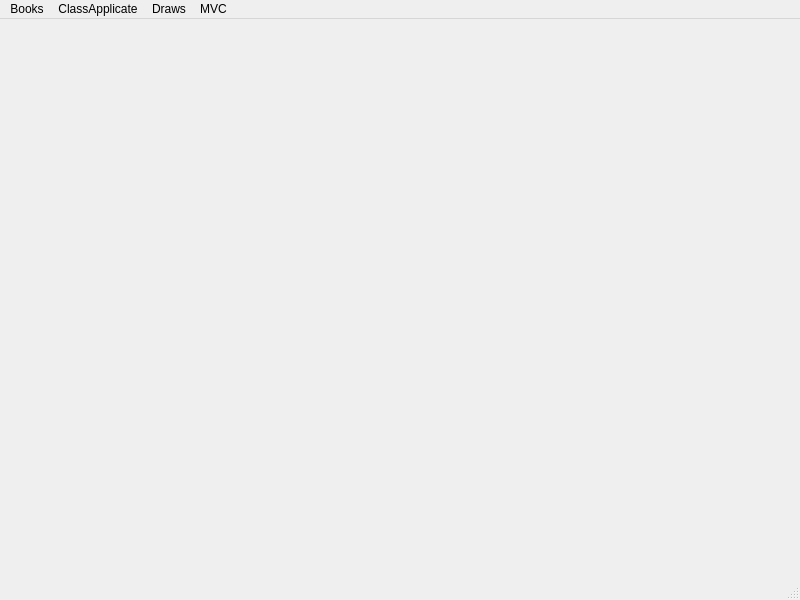
<?xml version="1.0" encoding="UTF-8"?>
<ui version="4.0">
 <class>MainWindow</class>
 <widget class="QMainWindow" name="MainWindow">
  <property name="geometry">
   <rect>
    <x>0</x>
    <y>0</y>
    <width>800</width>
    <height>600</height>
   </rect>
  </property>
  <property name="windowTitle">
   <string>MainWindow</string>
  </property>
  <widget class="QWidget" name="centralwidget">
   <layout class="QVBoxLayout" name="verticalLayout_3">
    <item>
     <widget class="ToolWindowManager" name="toolWindowManager" native="true"/>
    </item>
   </layout>
  </widget>
  <widget class="QMenuBar" name="menubar">
   <property name="geometry">
    <rect>
     <x>0</x>
     <y>0</y>
     <width>800</width>
     <height>21</height>
    </rect>
   </property>
   <widget class="QMenu" name="menuBooks">
    <property name="title">
     <string>Books</string>
    </property>
    <addaction name="actionaction_Qt5_9C_DeveloperGuide"/>
   </widget>
   <widget class="QMenu" name="menuCodeFiles">
    <property name="title">
     <string>ClassApplicate</string>
    </property>
   </widget>
   <widget class="QMenu" name="menuDraws">
    <property name="title">
     <string>Draws</string>
    </property>
   </widget>
   <widget class="QMenu" name="menuMVC">
    <property name="title">
     <string>MVC</string>
    </property>
   </widget>
   <addaction name="menuBooks"/>
   <addaction name="menuCodeFiles"/>
   <addaction name="menuDraws"/>
   <addaction name="menuMVC"/>
  </widget>
  <widget class="QStatusBar" name="statusbar"/>
  <action name="actionaction_Qt5_9C_DeveloperGuide">
   <property name="text">
    <string>action_Qt5.9C++DeveloperGuide</string>
   </property>
  </action>
 </widget>
 <customwidgets>
  <customwidget>
   <class>ToolWindowManager</class>
   <extends>QWidget</extends>
   <header>D:/20230808NewQtProject/QtNewProject/MainWidget/toolwindowmanager/ToolWindowManager.h</header>
   <container>1</container>
  </customwidget>
 </customwidgets>
 <resources/>
 <connections/>
</ui>
